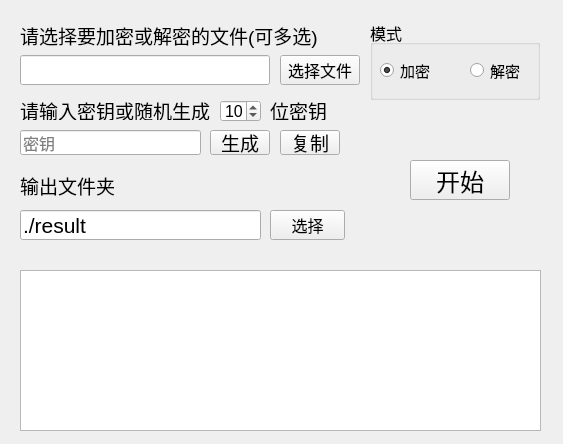
<?xml version="1.0" encoding="UTF-8"?>
<ui version="4.0">
 <class>MainWindow</class>
 <widget class="QMainWindow" name="MainWindow">
  <property name="geometry">
   <rect>
    <x>0</x>
    <y>0</y>
    <width>563</width>
    <height>444</height>
   </rect>
  </property>
  <property name="windowTitle">
   <string>文件加解密工具</string>
  </property>
  <widget class="QWidget" name="centralwidget">
   <widget class="QLabel" name="label">
    <property name="geometry">
     <rect>
      <x>20</x>
      <y>20</y>
      <width>301</width>
      <height>30</height>
     </rect>
    </property>
    <property name="font">
     <font>
      <family>Arial</family>
      <pointsize>14</pointsize>
     </font>
    </property>
    <property name="text">
     <string>请选择要加密或解密的文件(可多选)</string>
    </property>
   </widget>
   <widget class="QLineEdit" name="pathfield">
    <property name="geometry">
     <rect>
      <x>20</x>
      <y>55</y>
      <width>250</width>
      <height>30</height>
     </rect>
    </property>
    <property name="font">
     <font>
      <family>Arial</family>
      <pointsize>12</pointsize>
     </font>
    </property>
    <property name="readOnly">
     <bool>true</bool>
    </property>
   </widget>
   <widget class="QPushButton" name="choiceFileBtn">
    <property name="geometry">
     <rect>
      <x>280</x>
      <y>55</y>
      <width>80</width>
      <height>30</height>
     </rect>
    </property>
    <property name="font">
     <font>
      <family>Arial</family>
      <pointsize>12</pointsize>
     </font>
    </property>
    <property name="text">
     <string>选择文件</string>
    </property>
   </widget>
   <widget class="QRadioButton" name="enMode">
    <property name="geometry">
     <rect>
      <x>380</x>
      <y>60</y>
      <width>60</width>
      <height>20</height>
     </rect>
    </property>
    <property name="font">
     <font>
      <family>Arial</family>
      <pointsize>11</pointsize>
     </font>
    </property>
    <property name="text">
     <string>加密</string>
    </property>
    <property name="checked">
     <bool>true</bool>
    </property>
   </widget>
   <widget class="QRadioButton" name="deMode">
    <property name="geometry">
     <rect>
      <x>470</x>
      <y>60</y>
      <width>60</width>
      <height>20</height>
     </rect>
    </property>
    <property name="font">
     <font>
      <family>Arial</family>
      <pointsize>11</pointsize>
     </font>
    </property>
    <property name="text">
     <string>解密</string>
    </property>
    <property name="checked">
     <bool>false</bool>
    </property>
   </widget>
   <widget class="QGroupBox" name="groupBox">
    <property name="geometry">
     <rect>
      <x>370</x>
      <y>20</y>
      <width>170</width>
      <height>80</height>
     </rect>
    </property>
    <property name="font">
     <font>
      <family>Arial</family>
      <pointsize>12</pointsize>
     </font>
    </property>
    <property name="title">
     <string>模式</string>
    </property>
   </widget>
   <widget class="QLabel" name="label_2">
    <property name="geometry">
     <rect>
      <x>20</x>
      <y>100</y>
      <width>191</width>
      <height>20</height>
     </rect>
    </property>
    <property name="font">
     <font>
      <family>Arial</family>
      <pointsize>14</pointsize>
     </font>
    </property>
    <property name="text">
     <string>请输入密钥或随机生成</string>
    </property>
   </widget>
   <widget class="QSpinBox" name="key_len_edit">
    <property name="geometry">
     <rect>
      <x>220</x>
      <y>100</y>
      <width>41</width>
      <height>22</height>
     </rect>
    </property>
    <property name="font">
     <font>
      <family>Arial</family>
      <pointsize>12</pointsize>
     </font>
    </property>
    <property name="minimum">
     <number>6</number>
    </property>
    <property name="maximum">
     <number>12</number>
    </property>
    <property name="value">
     <number>10</number>
    </property>
   </widget>
   <widget class="QLabel" name="label_3">
    <property name="geometry">
     <rect>
      <x>270</x>
      <y>100</y>
      <width>61</width>
      <height>20</height>
     </rect>
    </property>
    <property name="font">
     <font>
      <family>Arial</family>
      <pointsize>14</pointsize>
     </font>
    </property>
    <property name="text">
     <string>位密钥</string>
    </property>
   </widget>
   <widget class="QLineEdit" name="keyedit">
    <property name="geometry">
     <rect>
      <x>20</x>
      <y>130</y>
      <width>181</width>
      <height>25</height>
     </rect>
    </property>
    <property name="font">
     <font>
      <family>Arial</family>
      <pointsize>12</pointsize>
     </font>
    </property>
    <property name="cursor">
     <cursorShape>IBeamCursor</cursorShape>
    </property>
    <property name="placeholderText">
     <string>密钥</string>
    </property>
   </widget>
   <widget class="QPushButton" name="makeKeybtn">
    <property name="geometry">
     <rect>
      <x>210</x>
      <y>130</y>
      <width>60</width>
      <height>25</height>
     </rect>
    </property>
    <property name="font">
     <font>
      <family>Arial</family>
      <pointsize>14</pointsize>
     </font>
    </property>
    <property name="text">
     <string>生成</string>
    </property>
   </widget>
   <widget class="QPushButton" name="copyKeybtn">
    <property name="geometry">
     <rect>
      <x>280</x>
      <y>130</y>
      <width>60</width>
      <height>25</height>
     </rect>
    </property>
    <property name="font">
     <font>
      <family>Arial</family>
      <pointsize>14</pointsize>
     </font>
    </property>
    <property name="text">
     <string>复制</string>
    </property>
   </widget>
   <widget class="QLabel" name="label_4">
    <property name="geometry">
     <rect>
      <x>20</x>
      <y>170</y>
      <width>101</width>
      <height>30</height>
     </rect>
    </property>
    <property name="font">
     <font>
      <family>Arial</family>
      <pointsize>14</pointsize>
     </font>
    </property>
    <property name="text">
     <string>输出文件夹</string>
    </property>
   </widget>
   <widget class="QLineEdit" name="outPathEdit">
    <property name="enabled">
     <bool>true</bool>
    </property>
    <property name="geometry">
     <rect>
      <x>20</x>
      <y>210</y>
      <width>241</width>
      <height>30</height>
     </rect>
    </property>
    <property name="font">
     <font>
      <family>Arial</family>
      <pointsize>16</pointsize>
     </font>
    </property>
    <property name="text">
     <string>./result</string>
    </property>
    <property name="readOnly">
     <bool>true</bool>
    </property>
   </widget>
   <widget class="QPushButton" name="choiceOutBtn">
    <property name="geometry">
     <rect>
      <x>270</x>
      <y>210</y>
      <width>75</width>
      <height>30</height>
     </rect>
    </property>
    <property name="font">
     <font>
      <family>Arial</family>
      <pointsize>12</pointsize>
     </font>
    </property>
    <property name="text">
     <string>选择</string>
    </property>
   </widget>
   <widget class="QPushButton" name="startBtn">
    <property name="geometry">
     <rect>
      <x>410</x>
      <y>160</y>
      <width>100</width>
      <height>40</height>
     </rect>
    </property>
    <property name="font">
     <font>
      <family>Arial</family>
      <pointsize>18</pointsize>
     </font>
    </property>
    <property name="text">
     <string>开始</string>
    </property>
   </widget>
   <widget class="QTextEdit" name="console">
    <property name="geometry">
     <rect>
      <x>20</x>
      <y>270</y>
      <width>521</width>
      <height>161</height>
     </rect>
    </property>
    <property name="font">
     <font>
      <family>Arial</family>
      <pointsize>12</pointsize>
     </font>
    </property>
   </widget>
   <zorder>groupBox</zorder>
   <zorder>label</zorder>
   <zorder>pathfield</zorder>
   <zorder>choiceFileBtn</zorder>
   <zorder>enMode</zorder>
   <zorder>deMode</zorder>
   <zorder>label_2</zorder>
   <zorder>key_len_edit</zorder>
   <zorder>label_3</zorder>
   <zorder>keyedit</zorder>
   <zorder>makeKeybtn</zorder>
   <zorder>copyKeybtn</zorder>
   <zorder>label_4</zorder>
   <zorder>outPathEdit</zorder>
   <zorder>choiceOutBtn</zorder>
   <zorder>startBtn</zorder>
   <zorder>console</zorder>
  </widget>
 </widget>
 <resources/>
 <connections/>
</ui>
